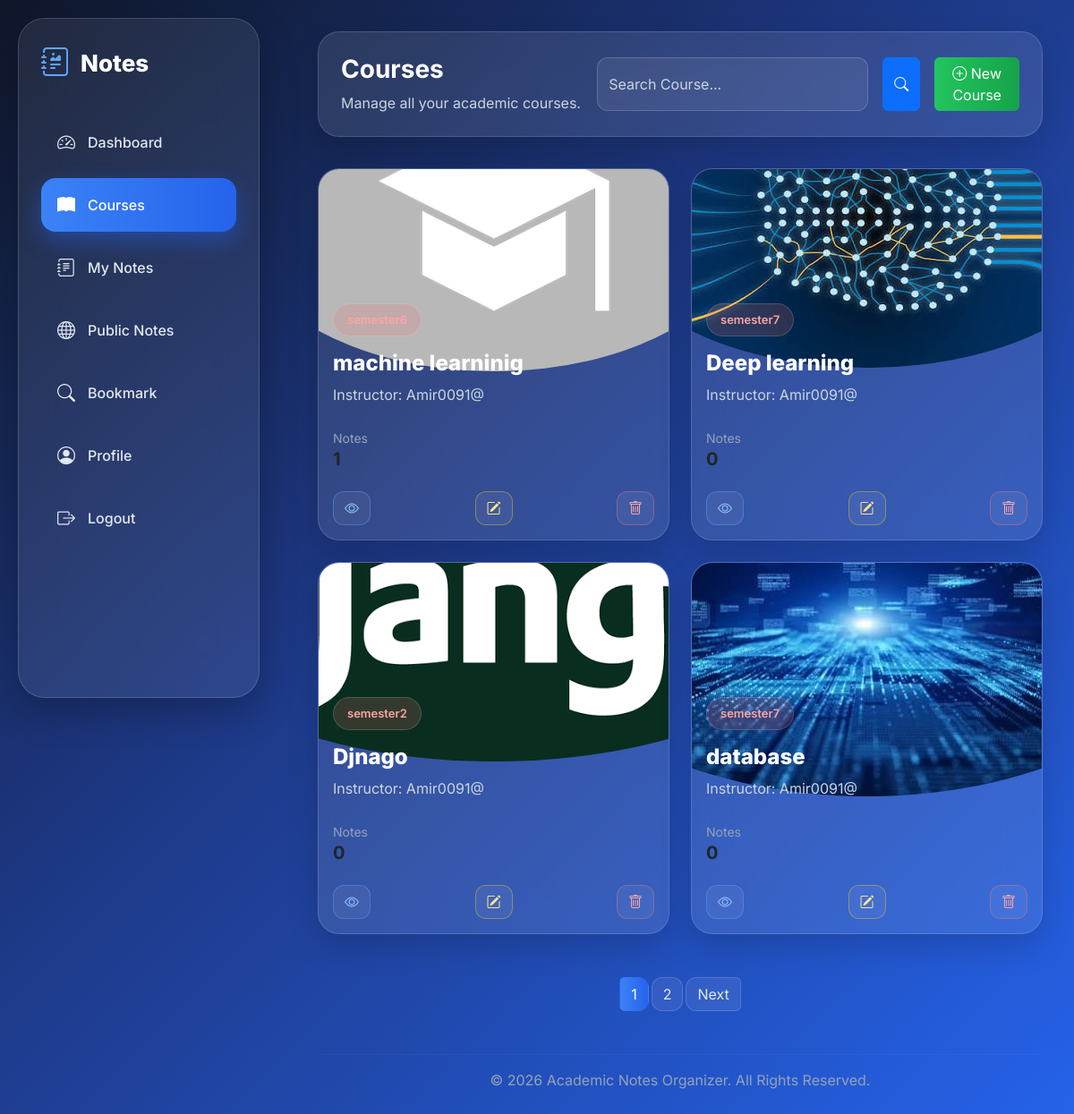
The app's page /courses (signed in) with its own data.
### Course/models.py (models this page shows, shortened)
class Course(models.Model):
    course_name = models.CharField(max_length=100)
    author = models.ForeignKey(User, on_delete=models.CASCADE, related_name='courses')
    semester = models.CharField(choices=cho, max_length=100)
    descriptions = models.TextField()
    image = models.ImageField(upload_to='image/course', default='image/course/course default.png', blank=True,
                              null=True)
    credit_units = models.CharField(choices=cho2, max_length=100)
    update_at = models.DateTimeField(auto_now=True)
    created_at = models.DateTimeField(auto_now_add=True)
    slug = models.SlugField(blank=True,null=True)
    is_active = models.BooleanField(default=True)

### account/models.py (models this page shows, shortened)
class User(AbstractBaseUser):
    user_degree = (
        ("Foundation","foundation"),
        ('Associate','associate'),
        ('Bachelors','bachelors'),
        ('Masters','masters'),
        ('PHD','phd')
    )
    email = models.EmailField(
        verbose_name='email address',
        max_length=255,
        unique=True,
        blank=True,
        null=True
    )
    username = models.CharField(max_length=50,unique=True,blank=True,null=True)
    is_active = models.BooleanField(default=True)
    is_admin = models.BooleanField(default=False)
    image = models.ImageField(upload_to='image/user',default='image/user/default_user.jpg',null=True,blank=True)
    degree = models.CharField(choices=user_degree,null=True)
    objects = MyUserManager()
    USERNAME_FIELD = 'email'
    REQUIRED_FIELDS = []

### Course/views.py (the view)
# urls.py: path('courses', views.course, name="courses"),
def course(request):
    query = request.GET.get('q')
    courses = Course.objects.filter(author_id=request.user.id)
    if query:
        courses = courses.filter(course_name__icontains = query)
    paginator = Paginator(courses,4)
    query2 = request.GET.get('page')
    course = paginator.get_page(query2)
    return render(request, 'course/courselist.html', {'courses': course,'query':query})

### Course/models.py (called while the page is built)
    def get_queryset(self):
        return super().get_queryset().filter(visibility = 'public')

### context_procesors/context_processors.py (called while the page is built)
def notes(request):
    notes = Note.objects.filter(user_id=request.user.id).count()
    return {'notes':notes}

def course(request):
    course = Course.objects.filter(author_id=request.user.id).count()
    return {'course':course}

def public_notes(request):
    public = Note.public.filter(user_id=request.user.id).count()
    return {'public':public}

def bookmark(request):
    books = Bookmark.objects.filter(user_id=request.user.id).count()
    return {'bookmark':books}

def recent_notes(request):
    notes = Note.objects.filter(user_id=request.user.id).order_by('-created_at')[:3]
    return {'recentnote':notes}

def recent_public(request):
    notes = Note.public.all().order_by('-created_at')[:3]
    return {'recentpublic':notes}

### Course/templates/course/courselist.html (shortened to what this page needs)
{% load static %}
<!DOCTYPE html>
<html lang="en">
<head>
<link href="https://cdn.jsdelivr.net/npm/bootstrap@5.3.3/dist/css/bootstrap.min.css" rel="stylesheet">
<link rel="stylesheet" href="https://cdn.jsdelivr.net/npm/bootstrap-icons@1.11.3/font/bootstrap-icons.min.css">
    <link rel="stylesheet" href="{% static 'css/courselist.css' %}">
    <link rel="stylesheet" href="{% static 'css/dashboard.css' %}">
</head>
<body>
{% include 'base.html' %}
<div class="content">
    <div class="topbar glass-card">
        <div class="d-flex justify-content-between align-items-center">
            <div>
                <h3 class="fw-bold">Courses</h3>
                <p>Manage all your academic courses.</p>
            </div>
            <form method="get" action="">
                <div class="d-flex gap-3">
                <input name="q" class="form-control search-box" value="" placeholder="Search Course...">
                <button type="submit" class="btn btn-primary">
                    <i class="bi bi-search"></i>
                </button>
                <a href="{% url 'coursesadd' %}" class="btn btn-success">
                    <i class="bi bi-plus-circle"></i>
                    New Course
                </a>
            </div>
            </form>
        </div>
    </div>
    <div class="row g-4">
       {% for course in courses %}
            <div class="col-lg-6 col-md-6">
            <div class="card course-card">
                <div class="course-header header-primary">
                    <img class="rounded-circle" src="{{ course.image.url }}" alt="">
                </div>
                <br>
                <div class="card-body">
                    <span class="badge-pill badge-danger-glass">{{ course.semester }}</span>
                    <h4 class="mt-3">{{ course.course_name }}</h4>
                    <p class="text-muted">Instructor: {{ course.author.username }}</p>
                    <div class="d-flex justify-content-between mt-4">
                        <div><small class="text-muted">Notes</small><h5>{{ course.notes.all.count }}</h5></div>
                    </div>
                    <div class="d-flex justify-content-between mt-4 course-actions">
                        <a href="{% url 'ditailcourses' course.slug %}" class="btn btn-outline-primary"><i class="bi bi-eye"></i></a>
                        <a href="{% url 'editcourses' course.slug %}" class="btn btn-outline-warning"><i class="bi bi-pencil-square"></i></a>
                        <a href="{% url 'deletecourses' course.slug %}" class="btn btn-outline-danger"><i class="bi bi-trash"></i></a>
                    </div>
                </div>
            </div>
        </div>
       {% endfor %}
    </div>
    {% if courses.has_other_pages %}
        <nav class="mt-5">
        <ul class="pagination justify-content-center">
            {% for i in courses.paginator.page_range %}
                {% if i == courses.number %}
                    <li class="page-item active"><a href="?page={{ i }}{% if request.GET.q %}&q={{ request.GET.q }}{% endif %}" class="page-link">{{ i }}</a></li>
                {% else %}
                    <li class="page-item"><a href="?page={{ i }}{% if request.GET.q %}&q={{ request.GET.q }}{% endif %}" class="page-link">{{ i }}</a></li>
                {% endif %}
            {% endfor %}
            {% if courses.has_next %}
                <li class="page-item"><a href="?page={{ courses.next_page_number }}{% if request.GET.q %}&q={{ request.GET.q }}{% endif %}" class="page-link">Next</a></li>
            {% endif %}
        </ul>
    </nav>
    {% endif %}
    <footer class="text-center mt-5">
        <hr>
        <p>© 2026 Academic Notes Organizer. All Rights Reserved.</p>
    </footer>
</div>
</body>
</html>

### templates/base.html (shortened to what this page needs)
<div class="bubble-bg" id="bubbleBg"></div>
<div class="sidebar" id="sidebar">
    <div class="logo">
        <i class="bi bi-journal-richtext"></i>
        Notes
    </div>
    <a href="{% url 'dashboard' %}" class="{% if request.resolver_match.url_name == 'dashboard' %}active{% endif %} ">
        <i class="bi bi-speedometer2"></i>
        Dashboard
    </a>
    <a href="{% url 'courses' %}" class="{% if request.resolver_match.url_name == 'courses' %}active{% endif %}">
        <i class="bi bi-book-fill"></i>
        Courses
    </a>
    <a href="{% url 'notes' %}" class="{% if request.resolver_match.url_name == 'notes' %}active{% endif %}">
        <i class="bi bi-journal-text"></i>
        My Notes
    </a>
    <a href="{% url 'public_note' %}" class="{% if request.resolver_match.url_name == "public_note" %}active{% endif %}">
        <i class="bi bi-globe"></i>
        Public Notes
    </a>
    <a href="{% url 'bookmark' %}" class="{% if request.resolver_match.url_name == "bookmark" %}active{% endif %}">
        <i class="bi bi-search"></i>
        Bookmark
    </a>
    <a href="{% url 'profile' %}" class="{% if request.resolver_match.url_name == "profile" %}active{% endif %}">
        <i class="bi bi-person-circle"></i>
        Profile
    </a>
    <a href="{% url 'logout' %}">
        <i class="bi bi-box-arrow-right"></i>
        Logout
    </a>
</div>

### assets/css/courselist.css (style rules this page uses)
* { margin: 0; padding: 0; box-sizing: border-box; font-family: 'Inter', sans-serif; }
body { min-height: 100vh; background: linear-gradient(135deg, #0F172A 0%, #1E3A8A 45%, #2563EB 100%); overflow-x: hidden; color: white; position: relative; }
.bubble-bg { position: fixed; inset: 0; overflow: hidden; z-index: 0; pointer-events: none; }
.glass-card, .sidebar { position: relative; overflow: hidden; }
.glass-card::before, .sidebar::before { content: ""; position: absolute; top: 0; left: -150%; width: 60%; height: 100%; background: linear-gradient(115deg, transparent 0%, rgba(255, 255, 255, .16) 45%, rgba(255, 255, 255, .32) 50%, rgba(255, 255, 255, .16) 55%, transparent 100%); transform: skewX(-20deg); animation: shimmerSweep 7s ease-in-out infinite; pointer-events: none; }
.sidebar::before { animation-delay: 1.2s; }
.glass-card:nth-child(odd)::before { animation-delay: 1.4s; }
.glass-card { background: rgba(255, 255, 255, .10); backdrop-filter: blur(20px); -webkit-backdrop-filter: blur(20px); border: 1px solid rgba(255, 255, 255, .15); border-radius: 24px; box-shadow: 0 15px 35px rgba(0, 0, 0, .15); transition: .35s; }
.sidebar { position: fixed; left: 20px; top: 20px; width: 270px; height: calc(100vh - 40px); border-radius: 30px; background: rgba(255, 255, 255, .08); backdrop-filter: blur(25px); -webkit-backdrop-filter: blur(25px); border: 1px solid rgba(255, 255, 255, .15); box-shadow: 0 15px 40px rgba(0, 0, 0, .25); padding: 25px; transition: .4s; z-index: 999; overflow-y: auto; }
.sidebar .logo { display: flex; align-items: center; gap: 12px; font-size: 26px; font-weight: 800; margin-bottom: 35px; padding: 0; animation: floatLogo 4s ease-in-out infinite; }
.sidebar .logo i { font-size: 32px; color: #60A5FA; }
.sidebar a { display: flex; align-items: center; gap: 14px; padding: 15px 18px; margin-bottom: 10px; border-radius: 16px; text-decoration: none; font-weight: 500; color: #E2E8F0; transition: .35s; }
.sidebar a.active { background: linear-gradient(90deg, #3B82F6, #2563EB); box-shadow: 0 10px 25px rgba(37, 99, 235, .45); color: white; }
.sidebar i { font-size: 20px; }
.content { margin-left: 320px; padding: 35px; position: relative; z-index: 1; }
.topbar { padding: 22px 28px; margin-bottom: 35px; }
.topbar h3 { font-weight: 800; }
.topbar p { color: #CBD5E1; margin-bottom: 0; }
.search-box { border-radius: 12px; background: rgba(255, 255, 255, .08); border: 1px solid rgba(255, 255, 255, .18); color: white; }
.search-box::placeholder { color: #CBD5E1; }
.course-card { border: none; border-radius: 24px; overflow: hidden; background: rgba(255, 255, 255, .10); backdrop-filter: blur(20px); -webkit-backdrop-filter: blur(20px); border: 1px solid rgba(255, 255, 255, .15); box-shadow: 0 15px 35px rgba(0, 0, 0, .15); transition: .35s; }
.course-header { height: 110px; display: flex; align-items: center; justify-content: center; color: white; font-size: 46px; border-bottom: 1px solid rgba(255, 255, 255, .12); }
.header-primary { background: linear-gradient(135deg, rgba(37, 99, 235, .55), rgba(79, 70, 229, .55)); }
.badge-pill { padding: 8px 15px; border-radius: 30px; font-weight: 600; font-size: 13px; display: inline-block; border: 1px solid rgba(255, 255, 255, .15); }
.badge-danger-glass { background: rgba(248, 113, 113, .18); color: #FCA5A5; }
.course-card .card-body h4 { font-weight: 800; color: white; }
.course-card .text-muted { color: #CBD5E1 !important; }
.course-card small.text-muted { color: #94A3B8 !important; }
.course-card h5 { font-weight: 700; margin-bottom: 0; }
.course-actions .btn { border-radius: 12px; background: rgba(255, 255, 255, .06); border: 1px solid rgba(255, 255, 255, .18); }
.course-actions .btn-outline-primary { color: #93C5FD; border-color: rgba(96, 165, 250, .4); }
.course-actions .btn-outline-warning { color: #FDE68A; border-color: rgba(250, 204, 21, .4); }
.course-actions .btn-outline-danger { color: #FCA5A5; border-color: rgba(248, 113, 113, .4); }
.btn-success { background: linear-gradient(90deg, #22C55E, #16A34A); border: none; }
.pagination .page-link { background: rgba(255, 255, 255, .08); border: 1px solid rgba(255, 255, 255, .15); color: #E2E8F0; margin: 0 4px; border-radius: 12px; }
.pagination .page-item.active .page-link { background: linear-gradient(90deg, #3B82F6, #2563EB); border-color: transparent; color: white; }
footer { color: #94A3B8; }
footer hr { border-color: rgba(255, 255, 255, .15); }

### records on screen
Course: image (placeholder picture), course_name "machine learninig", author.username "Amir0091@", notes.all.count "1"
Course: image (picture), semester "semester7", course_name "Deep learning", author.username "Amir0091@", notes.all.count "0"
Course: image (picture), semester "semester2", course_name "Djnago", author.username "Amir0091@", notes.all.count "0"
Course: image (picture), semester "semester7", course_name "database", author.username "Amir0091@", notes.all.count "0"

### other values on screen
{{ i }} "1"
{{ i }} "2"
